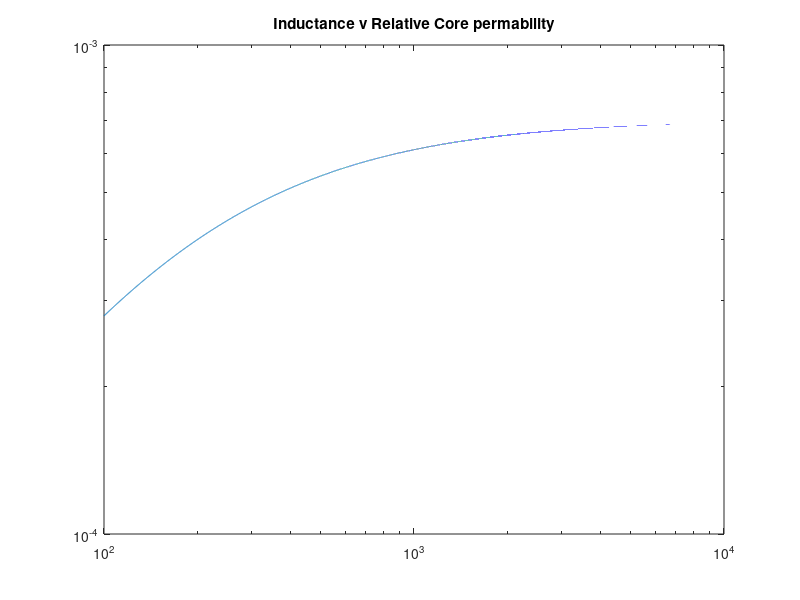
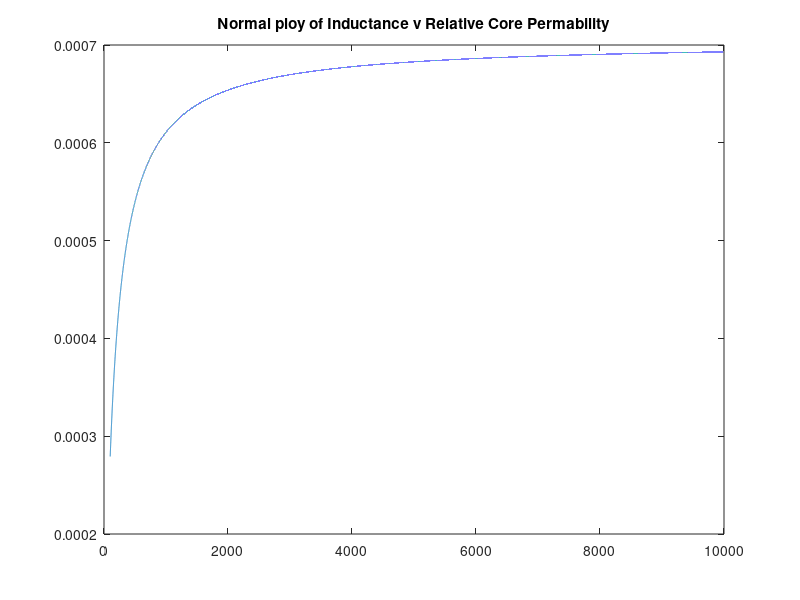

Write MATLAB code to recreate these figures, in order.
clc;
close all;
clear all;

R_inner=0.032;
R_outer=.041;
h=.018;
g=.0015;
n=72;
mu0=4*pi*10^-7;
%calculations
ac=(R_outer-R_inner)*h;
lc=2*pi*((R_inner +R_outer)/2)-g;
rg=g/(mu0*ac);
rc=lc/(inf*mu0)*ac;

li=n^2./(rg+rc);
lm=li*.95;

c=mu0*ac;
a=lc/c;
b=((n^2/lm)-rg);
umin=a*b^-1
ur=100:.1:10000;
Rc=lc./(ur.*mu0*ac);
l=n^2./(Rc+rg);
figure
loglog(ur,l);
title("Inductance v Relative Core permability")
%normal
figure
plot(ur,l)
title("Normal ploy of Inductance v Relative Core Permability")

